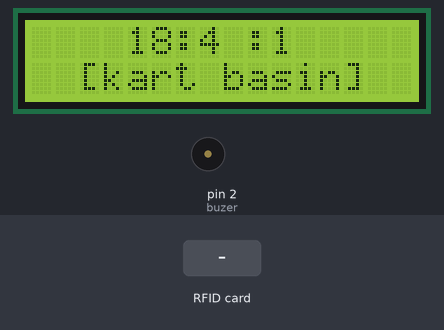
A sketch run on a simulated Arduino Uno, built with avr-gcc and run on an emulated ATmega328P. Parts: 16×2 character LCD, buzzer (waves = sounding, pin HIGH). Inputs (shaded band) come from the test bench. The local clock reads 2024-03-15 10:24:30 at power-on unless the sketch sets it; pins used as bus, display or sensor lines are not drawn; what the sketch prints to the serial monitor is not drawn.

Above: at 1.3 s.
1.4 s: RFID card 5E 7A 19 C4 held to the reader
At 2.8 s:
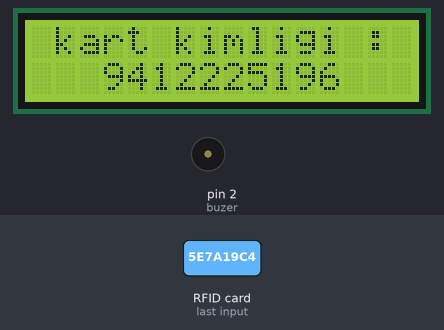
At 4.4 s:
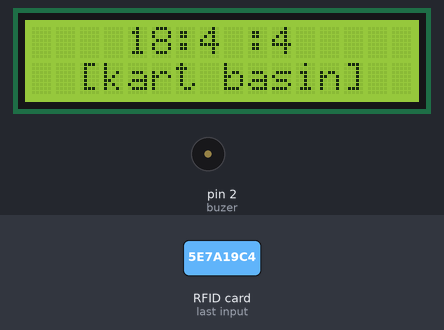
Timing chart, 0 to 5.9 s (numbered marks = the images above; inputs shaded):
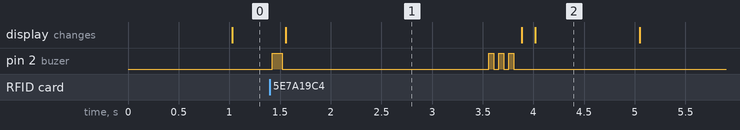

The sketch:

rfid_read_uid_number_lcd_buzer.ino
```cpp
#include <SPI.h> // SPI
#include <MFRC522.h> // RFID
#include <Wire.h>
#include <LiquidCrystal_I2C.h>

#include <ds3231.h>

struct ts t;

LiquidCrystal_I2C lcd = LiquidCrystal_I2C(0x27, 16, 2);

#define SS_PIN 10
#define RST_PIN 9

//buzer pin
int buzer = 2;

// Déclaration
MFRC522 rfid(SS_PIN, RST_PIN);

// Tableau contentent l'ID
byte nuidPICC[4];
int UID_int[4];
String UID_char[4];

void setup()
{

  pinMode(buzer,OUTPUT);
  lcd.init();
  lcd.backlight();
  lcd.begin (16, 2);
  // Init RS232
  Serial.begin(115200);

  // Init SPI bus
  SPI.begin();

  // Init MFRC522
  rfid.PCD_Init();

  // clock
    Wire.begin();
    DS3231_init(DS3231_CONTROL_INTCN);
    t.hour=18;
    t.min=04;
    t.sec=0;
    t.mday=10;
    t.mon=02;
    t.year=2022;

    DS3231_set(t);


}

void loop()
{

  DS3231_get(&t);

  show_clock();

  /*lcd.setCursor(0, 1);
  lcd.print("kart basin ...");*/
  // Initialisé la boucle si aucun badge n'est présent
  if ( !rfid.PICC_IsNewCardPresent())
    return;

  // Vérifier la présence d'un nouveau badge
  if ( !rfid.PICC_ReadCardSerial())
    return;

  // Enregistrer l'ID du badge (4 octets)
  for (byte i = 0; i < 4; i++)
  {
    nuidPICC[i] = rfid.uid.uidByte[i];
  }
  //convert uid number byte to int after convert it to string
    for (int i = 0; i < 4; i++)
  {
    UID_int[i] = nuidPICC[i];
    UID_char[i] = String(UID_int[i]);
  }
  // concatenation of all string of uid
  String UID_string = UID_char[0]+UID_char[1]+UID_char[2]+UID_char[3];
  card_read_song();
//print uid character
  lcd.clear();
  lcd.setCursor(1, 0);
  lcd.print("kart kimligi :          ");
  lcd.setCursor(3, 1);
  lcd.print(UID_string);
  delay(2000);
  Serial.print(UID_string);//------------------>send uid to computer
  uid_card_send_song();
  // Re-Init RFID
  rfid.PICC_HaltA(); // Halt PICC
  rfid.PCD_StopCrypto1(); // Stop encryption on PCD
  //lcd.clear();
}


void card_read_song(){
  digitalWrite(buzer,1);
  delay(100);
  digitalWrite(buzer,0);
}

void uid_card_send_song(){
  digitalWrite(buzer,1);
  delay(50);
  digitalWrite(buzer,0);
  delay(50);
  digitalWrite(buzer,1);
  delay(50);
  digitalWrite(buzer,0);
  delay(50);
  digitalWrite(buzer,1);
  delay(50);
  digitalWrite(buzer,0);
  delay(50);
  lcd.clear();
}

void show_clock(){

  //lcd.setCursor(0, 0);//first line
  //lcd.setCursor(1, 1); // second line

 /* lcd.setCursor(0, 0);
  lcd.print(t.mday);
  lcd.setCursor(2, 0);
  lcd.print("/");
  lcd.setCursor(3, 0);
  lcd.print(t.mon);
  lcd.setCursor(4, 0);
  lcd.print("/");
  lcd.setCursor(5, 0);
  lcd.print(t.year)

  lcd.setCursor(9, 0);
  lcd.print(" ");*/
  lcd.setCursor(4, 0);
  lcd.print(t.hour);
  lcd.setCursor(6, 0);
  lcd.print(":");
  lcd.setCursor(7, 0);
  lcd.print(t.min);
  lcd.setCursor(9, 0);
  lcd.print(":");
  lcd.setCursor(10, 0);
  lcd.print(t.sec);

  lcd.setCursor(2, 1);
  lcd.print("[kart basin]");


}
```

Measured:
- after the input at 1.4 s, the display: changes after 0.16 s (image 1)
- what the display in image 1 shows lasts 2.3 s, from 1.6 s to 3.9 s
